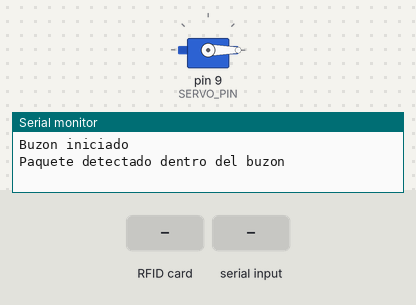
The sketch below on a simulated Arduino Uno, built with avr-gcc and run on an emulated ATmega328P. Shown: servo, the last lines printed to the serial monitor. Wiring (inferred from the names in the program): IR receiver: data pin 7. The inputs (shaded band) are chosen by the test bench.

Above: at 1.2 s.
1.3 s: RFID card E7 86 AF 3F held to the reader
At 2.3 s:
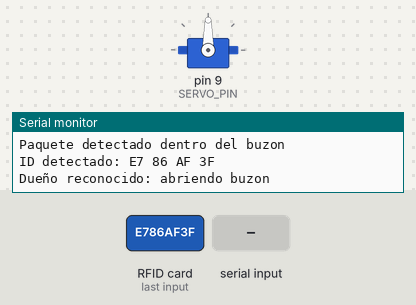
7.8 s: "CERRAR_MANUAL\n" received over Serial
At 8.1 s:
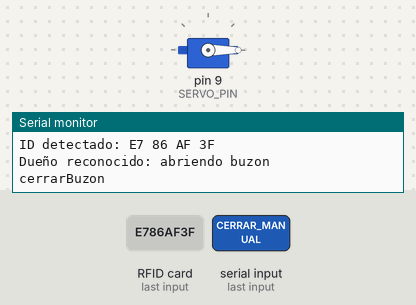
9.3 s: RFID card 89 43 6E A2 held to the reader
At 10.2 s:
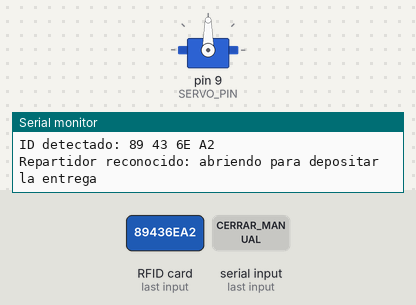
Timing chart, 0 to 12.8 s (numbered marks = the images above; inputs shaded):
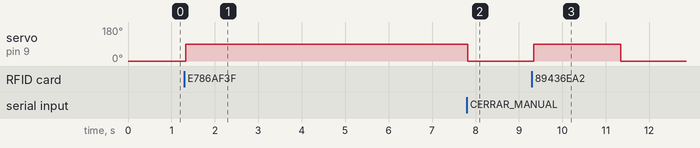

Measured:
- after the input at 1.3 s, servo on pin 9 (SERVO_PIN): 0° → 90° at once
- after the input at 7.8 s, servo on pin 9 (SERVO_PIN): 90° → 0° at once
- after the input at 9.3 s, servo on pin 9 (SERVO_PIN): 0° → 90° after 0.05 s, → 0° 2.0 s later

The sketch:

Proyecto_Final.ino
```cpp
#include <SPI.h>
#include <MFRC522.h>
#include <Servo.h>
#include <Keypad.h>

#define SERVO_PIN 9
#define IR_PIN 7

#define RST_PIN 8
#define SS_PIN 10
MFRC522 rfid(SS_PIN, RST_PIN);

Servo servo;

const byte ROWS = 4; const byte COLS = 4;
char keys[ROWS][COLS] = {
  {'1','2','3','A'},
  {'4','5','6','B'},
  {'7','8','9','C'},
  {'*','0','#','D'}
};
byte rowPins[ROWS] = {2,3,4,5};
byte colPins[COLS] = {A0,A1,A2,A3};
Keypad keypad = Keypad( makeKeymap(keys), rowPins, colPins, ROWS, COLS );

bool paquetebuzon = false;
unsigned long cerrarautom = 0;
const unsigned long tabierto = 4000;

byte ownerUID[4] = {0xE7, 0x86, 0xAF, 0x3F};
byte repartidorUID[4] = {0x89, 0x43, 0x6E, 0xA2};

String pin = "1234";
String pinact = "";
int intentosmalos = 0;

void setup(){
  Serial.begin(9600);
  SPI.begin();
  rfid.PCD_Init();
  servo.attach(SERVO_PIN);
  pinMode(IR_PIN, INPUT);
  cerrarBuzon();
  Serial.println("Buzon iniciado");
}

void loop(){
  if (Serial.available() > 0) {
    String comando = Serial.readStringUntil('\n');
    comando.trim();

    if (comando.equals("CERRAR_MANUAL")) {
      cerrarBuzon();
      Serial.println("cerrarBuzon");
    }
  }

  if(digitalRead(IR_PIN) == HIGH){
    if(!paquetebuzon){
      paquetebuzon = true;
      Serial.println("Paquete detectado dentro del buzon");
      cerrarBuzon();
    }
  } else {
    paquetebuzon = false;
  }

  if ( rfid.PICC_IsNewCardPresent() && rfid.PICC_ReadCardSerial() ){
    byte *uid = rfid.uid.uidByte;
    byte uidSize = rfid.uid.size;
    Serial.print("ID detectado: ");
    for (byte i = 0; i < uidSize; i++){
      Serial.print(uid[i], HEX);
      Serial.print(" ");
    }
    Serial.println();
    cerrarBuzon();

    if(compid(uid, ownerUID)){
      Serial.println("Dueño reconocido: abriendo buzon");
      servo.write(90);
      rfid.PICC_HaltA();
    } else if(compid(uid, repartidorUID)){
      Serial.println("Repartidor reconocido: abriendo para depositar la entrega");
      abrirBuzon();
      delay(2000);
      rfid.PICC_HaltA();
      cerrarBuzon();
    } else {
      Serial.println("ID desconocicdo");
      rfid.PICC_HaltA();
      cerrarBuzon();
    }
  }

  char key = keypad.getKey();
  if(key){
    if(key == '#'){
      if(pinact == pin){
        Serial.println("PIN correcto: abriendo buzon");
        abrirBuzon();
        pinact = "";
        intentosmalos = 0;
      } else {
        Serial.println("PIN incorrecto");
        pinact = "";
        intentosmalos++;
      }
    } else if(key == '*'){
      pinact = "";
    } else {
      pinact += key;
      Serial.print("PIN actual: "); Serial.println(pinact);
    }
  }

  if(millis() > cerrarautom && cerrarautom != 0){
    cerrarBuzon();
    cerrarautom = 0;
  }
}

void abrirBuzon(){
  servo.write(90);
  cerrarautom = millis() + tabierto;
}

void cerrarBuzon(){
  servo.write(0);
}

bool compid(byte *a, byte *b){
  for(int i=0;i<4;i++) if(a[i] != b[i]) return false;
  return true;
}
```
